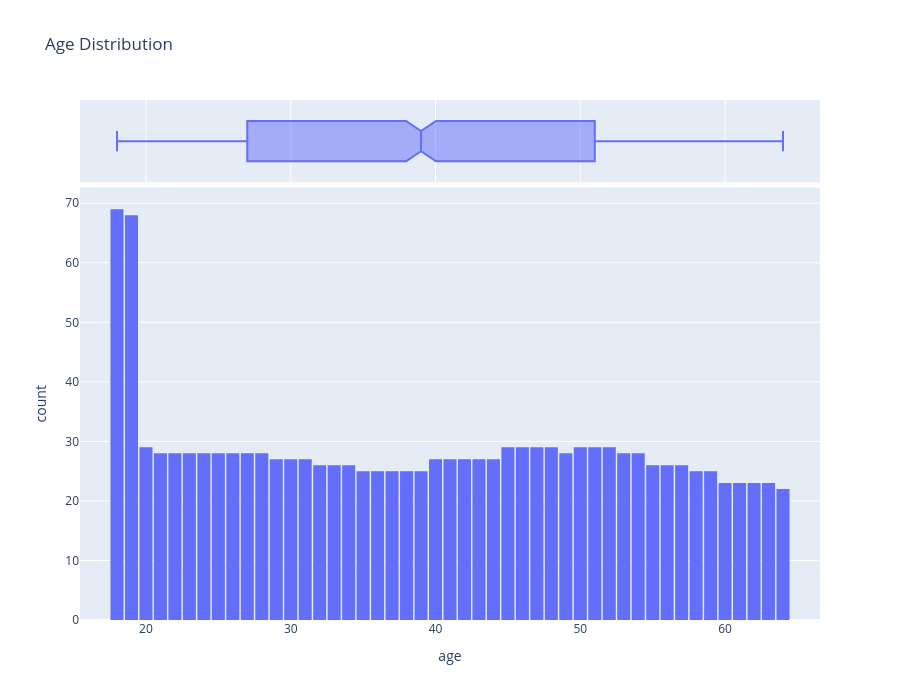

The notebook cell this image was saved under:
### Code cell
fig=px.histogram(medical_df,x='age',marginal="box",nbins=47,title="Age Distribution")
fig.update_layout(bargap=0.1,
                 height=700)
fig.show()

### Figure 1 — Plotly figure (JSON) as saved in the notebook; plotly's stock layout.template omitted (floating-point values rounded to 4 significant figures; data arrays with more than 128 entries replaced by an {"elided": "..."} marker saying what was removed)
{"data": [{"bingroup": "x", "hovertemplate": "age=%{x}<br>count=%{y}<extra></extra>", "legendgroup": "", "marker": {"color": "#636efa", "pattern": {"shape": ""}}, "name": "", "nbinsx": 47, "orientation": "v", "showlegend": false, "type": "histogram", "x": {"elided": "1338 int values"}, "xaxis": "x", "yaxis": "y"}, {"hovertemplate": "age=%{x}<extra></extra>", "legendgroup": "", "marker": {"color": "#636efa"}, "name": "", "notched": true, "showlegend": false, "type": "box", "x": {"elided": "1338 int values"}, "xaxis": "x2", "yaxis": "y2"}], "layout": {"bargap": 0.1, "barmode": "relative", "height": 700, "legend": {"tracegroupgap": 0}, "title": {"text": "Age Distribution"}, "xaxis": {"anchor": "y", "domain": [0, 1], "title": {"text": "age"}}, "xaxis2": {"anchor": "y2", "domain": [0, 1], "matches": "x", "showgrid": true, "showticklabels": false}, "yaxis": {"anchor": "x", "domain": [0, 0.8316], "title": {"text": "count"}}, "yaxis2": {"anchor": "x2", "domain": [0.8416, 1], "matches": "y2", "showgrid": false, "showline": false, "showticklabels": false, "ticks": ""}}}
